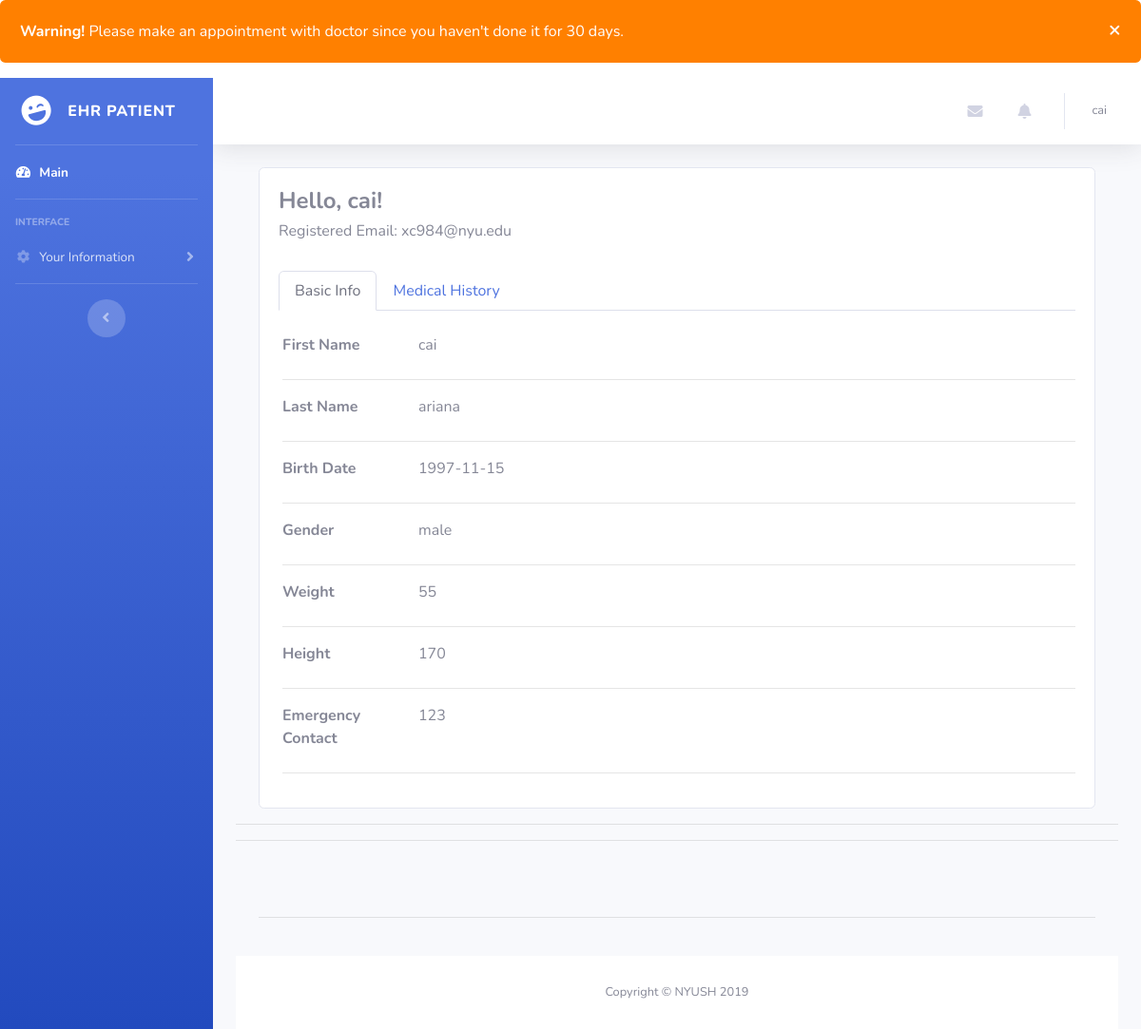
The page /patient/patient_page (signed in) on the database its author committed.
### tables this page shows
CREATE TABLE patients (
    id INTEGER PRIMARY KEY AUTOINCREMENT,
    last_name TEXT NOT NULL,
    first_name TEXT NOT NULL,
    password TEXT NOT NULL,
    email TEXT NOT NULL,
    phone_number TEXT NOT NULL,
    gender TEXT CHECK (gender='male' or gender='female') NOT NULL,
    height TEXT NOT NULL,
    weight TEXT NOT NULL,
    data_of_birth TEXT NOT NULL,
    emergency_contacts TEXT,
    medical_his TEXT
);

### main_app/patient.py (the view)
@patient_bp.route("/patient_page", methods=('GET', 'POST'))
@login_required_patient
def show_main():
    time = str(datetime.now() - relativedelta(days=30))
    db = get_db()
    provider = db.execute("SELECT * FROM take_care JOIN doctors ON take_care.doctor_id = doctors.id WHERE patient_id=?", (g.user['id'], )).fetchone()
    doctors = db.execute("SELECT * FROM doctors JOIN schedule s on doctors.id = s.doctor_id ORDER BY s.doctor_id").fetchall()
    if provider is not None:
        my_provider_schedule = db.execute("SELECT * FROM schedule WHERE doctor_id=?", (provider["id"], ))
    else:
        my_provider_schedule = None
    medical_his = db.execute("SELECT start_time, medical_his FROM appointment WHERE patient_id=? ORDER BY start_time", (g.user['id'], )).fetchall()
    medical_his_changed = []
    check_appointment = db.execute("SELECT * FROM appointment WHERE start_time>? AND patient_id=?", (time, g.user['id'])).fetchone()
    if check_appointment is None:
        need_appointment = True
    else:
        need_appointment = False
    for r in medical_his:
        new_d = {}
        new_d["start_time"] = r["start_time"]
        new_d["medical_his"] = r["medical_his"].split("\\n")
        print(new_d)
        medical_his_changed.append(new_d)
    return render_template('./patient.html', my_provider=provider, all_doctors=doctors,
                           my_provider_schedule=my_provider_schedule, medical_his=medical_his_changed,
                           need_appointment=need_appointment)

### main_app/authentication.py (called while the page is built)
@auth_bp.before_app_request
def load_logged_in_user():
    user_id = session.get('user_id')
    login_type = session.get('login_type')
    if user_id is None:
        g.user = None
        g.type = None
    else:
        if login_type == 'admin':
            g.user = get_db().execute(
                'SELECT * FROM administrators WHERE id = ?', (user_id,)
            ).fetchone()
            g.type = 'admin'
        elif login_type == 'patient':
            g.user = get_db().execute(
                'SELECT * FROM patients WHERE id = ?', (user_id,)
            ).fetchone()
            g.type = 'patient'
        else:
            g.user = get_db().execute(
                'SELECT * FROM doctors WHERE id = ?', (user_id,)
            ).fetchone()
            g.type = 'doctor'

def login_required_patient(view):
    @functools.wraps(view)
    def wrapped_view(**kwargs):
        if g.user is None or g.type != 'patient':
            return redirect(url_for('auth.login'))
        return view(**kwargs)
    return wrapped_view

### main_app/database.py (called while the page is built)
def get_db():
    if "db" not in g:
        g.db = sqlite3.connect(
            current_app.config["DATABASE"],
            detect_types=sqlite3.PARSE_DECLTYPES
        )
        g.db.row_factory = sqlite3.Row
        g.db.execute("PRAGMA foreign_keys = ON")
    return g.db

### main_app/templates/patient.html (shortened to what this page needs)
<!DOCTYPE html>
<html lang="en">
{% extends 'base.html' %}
{% block content %}
<head>
</head>
<body id="page-top">
{% if need_appointment == True %}
    <div class="alert">
      <span class="closebtn" onclick="this.parentElement.style.display='none';">&times;</span>
      <strong>Warning!</strong> Please make an appointment with doctor since you haven't done it for 30 days.
    </div>
{% endif %}
    <div id="wrapper">
        <ul class="navbar-nav bg-gradient-primary sidebar sidebar-dark accordion" id="accordionSidebar">
            <a class="sidebar-brand d-flex align-items-center justify-content-center" href="">
                <div class="sidebar-brand-icon rotate-n-15">
                    <i class="fas fa-laugh-wink"></i>
                </div>
                <div class="sidebar-brand-text mx-3">EHR Patient</div>
            </a>
            <hr class="sidebar-divider my-0">
            <li class="nav-item active">
                <a class="nav-link">
                    <i class="fas fa-fw fa-tachometer-alt"></i>
                    <span>Main</span></a>
            </li>
            <hr class="sidebar-divider">
            <div class="sidebar-heading">
                Interface
            </div>
            <li class="nav-item">
                <a class="nav-link collapsed" href="#" data-toggle="collapse" data-target="#collapseTwo" aria-expanded="true" aria-controls="collapseTwo">
                    <i class="fas fa-fw fa-cog"></i>
                    <span>Your Information</span>
                </a>
            </li>
            <hr class="sidebar-divider d-none d-md-block">
            <div class="text-center d-none d-md-inline">
                <button class="rounded-circle border-0" id="sidebarToggle"></button>
            </div>
        </ul>
        <div id="content-wrapper" class="d-flex flex-column">
            <div id="content">
                <nav class="navbar navbar-expand navbar-light bg-white topbar mb-4 static-top shadow">
                    <ul class="navbar-nav ml-auto">
                        <li class="nav-item dropdown no-arrow mx-1">
                            <a class="nav-link dropdown-toggle" href="#" id="messagesDropdown" role="button" data-toggle="dropdown" aria-haspopup="true" aria-expanded="false">
                                <i class="fas fa-envelope fa-fw"></i>
                            </a>
                        </li>
                        <li class="nav-item dropdown no-arrow mx-1">
                            <a class="nav-link dropdown-toggle" href="#" id="messagesDropdown" role="button" data-toggle="dropdown" aria-haspopup="true" aria-expanded="false">
                                <i class="fas fa-bell fa-fw"></i>
                            </a>
                        </li>
                        <li class="nav-item dropdown no-arrow">
                            <a class="nav-link dropdown-toggle" href="#" id="userDropdown" role="button" data-toggle="dropdown" aria-haspopup="true" aria-expanded="false">
                                <span class="mr-2 d-none d-lg-inline text-gray-600 small">{{g.user['first_name']}}</span>
                            </a>
                        </li>
                    </ul>
                </nav>
                <div class="container-fluid">
                    <div class="container" id="patient-info">
                        <div class="row">
                            <div class="col-12">
                                <div class="card">
                                    <div class="card-body">
                                        <div class="card-title mb-4">
                                            <div class="d-flex justify-content-start">
                                                <div class="userData">
                                                    <h2 class="d-block" style="font-size: 1.5rem; font-weight: bold">Hello, {{g.user['first_name']}}!</h2>
                                                    <h6 class="d-block">Registered Email: <a>{{g.user['email']}}</a></h6>
                                                </div>
                                            </div>
                                        </div>
                                        <div class="row">
                                            <div class="col-12">
                                                <ul class="nav nav-tabs mb-4" id="myTab" role="tablist">
                                                    <li class="nav-item">
                                                        <a class="nav-link active" id="basicInfo-tab" data-toggle="tab" href="#basicInfo" role="tab" aria-controls="basicInfo" aria-selected="true">Basic Info</a>
                                                    </li>
                                                    <li class="nav-item">
                                                        <a class="nav-link" id="connectedServices-tab" data-toggle="tab" href="#connectedServices" role="tab" aria-controls="connectedServices" aria-selected="false">Medical History</a>
                                                    </li>
                                                </ul>
                                                <div class="tab-content ml-1" id="myTabContent">
                                                    <div class="tab-pane fade show active" id="basicInfo" role="tabpanel" aria-labelledby="basicInfo-tab">
                                                        <div class="row">
                                                            <div class="col-sm-3 col-md-2 col-5">
                                                                <label style="font-weight:bold;">First Name</label>
                                                            </div>
                                                            <div class="col-md-8 col-6">
                                                                {{g.user['first_name']}}
                                                            </div>
                                                        </div>
                                                        <hr/>
                                                        <div class="row">
                                                            <div class="col-sm-3 col-md-2 col-5">
                                                                <label style="font-weight:bold;">Last Name</label>
                                                            </div>
                                                            <div class="col-md-8 col-6">
                                                                {{g.user['last_name']}}
                                                            </div>
                                                        </div>
                                                        <hr/>
                                                        <div class="row">
                                                            <div class="col-sm-3 col-md-2 col-5">
                                                                <label style="font-weight:bold;">Birth Date</label>
                                                            </div>
                                                            <div class="col-md-8 col-6">
                                                                {{g.user['data_of_birth']}}
                                                            </div>
                                                        </div>
                                                        <hr />
                                                        <div class="row">
                                                            <div class="col-sm-3 col-md-2 col-5">
                                                                <label style="font-weight:bold;">Gender</label>
                                                            </div>
                                                            <div class="col-md-8 col-6">
                                                                {{g.user['gender']}}
                                                            </div>
                                                        </div>
                                                        <hr />
                                                        <div class="row">
                                                            <div class="col-sm-3 col-md-2 col-5">
                                                                <label style="font-weight:bold;">Weight</label>
                                                            </div>
                                                            <div class="col-md-8 col-6">
                                                                {{g.user['weight']}}
                                                            </div>
                                                        </div>
                                                        <hr />
                                                        <div class="row">
                                                            <div class="col-sm-3 col-md-2 col-5">
                                                                <label style="font-weight:bold;">Height</label>
                                                            </div>
                                                            <div class="col-md-8 col-6">
                                                                {{g.user['height']}}
                                                            </div>
                                                        </div>
                                                        <hr />
                                                        <div class="row">
                                                            <div class="col-sm-3 col-md-2 col-5">
                                                                <label style="font-weight:bold;">Emergency Contact</label>
                                                            </div>
                                                            <div class="col-md-8 col-6">
                                                                {{g.user['emergency_contacts']}}
                                                            </div>
                                                        </div>
                                                        <hr />
                                                    </div>
                                                </div>
                                            </div>
                                        </div>
                                    </div>
                                </div>
                            </div>
                        </div>
                    </div>
                    <hr/>
                    <hr/>
                    <div class="container-fluid">
                        <div class="row text-center pb-4">
                        </div>
                        <br>
                        <hr/>
                        <br>
                </div>
                <footer class="sticky-footer bg-white">
                    <div class="container my-auto">
                        <div class="copyright text-center my-auto">
                            <span>Copyright &copy; NYUSH 2019</span>
                        </div>
                    </div>
                </footer>
            </div>
        </div>
    </div>
    </div>
</body>
{% endblock %}

### main_app/templates/patient.html (style rules this page uses)
.alert { padding: 20px; background-color: #ff8000; color: white; }
.closebtn { margin-left: 15px; color: white; font-weight: bold; float: right; font-size: 22px; line-height: 20px; cursor: pointer; transition: 0.3s; }

### rows shown on the page
patients: user.first_name "cai", user.email "xc984@nyu.edu", user.last_name "ariana", user.data_of_birth "1997-11-15", user.gender "male", user.weight "55", user.height "170", user.emergency_contacts "123"
